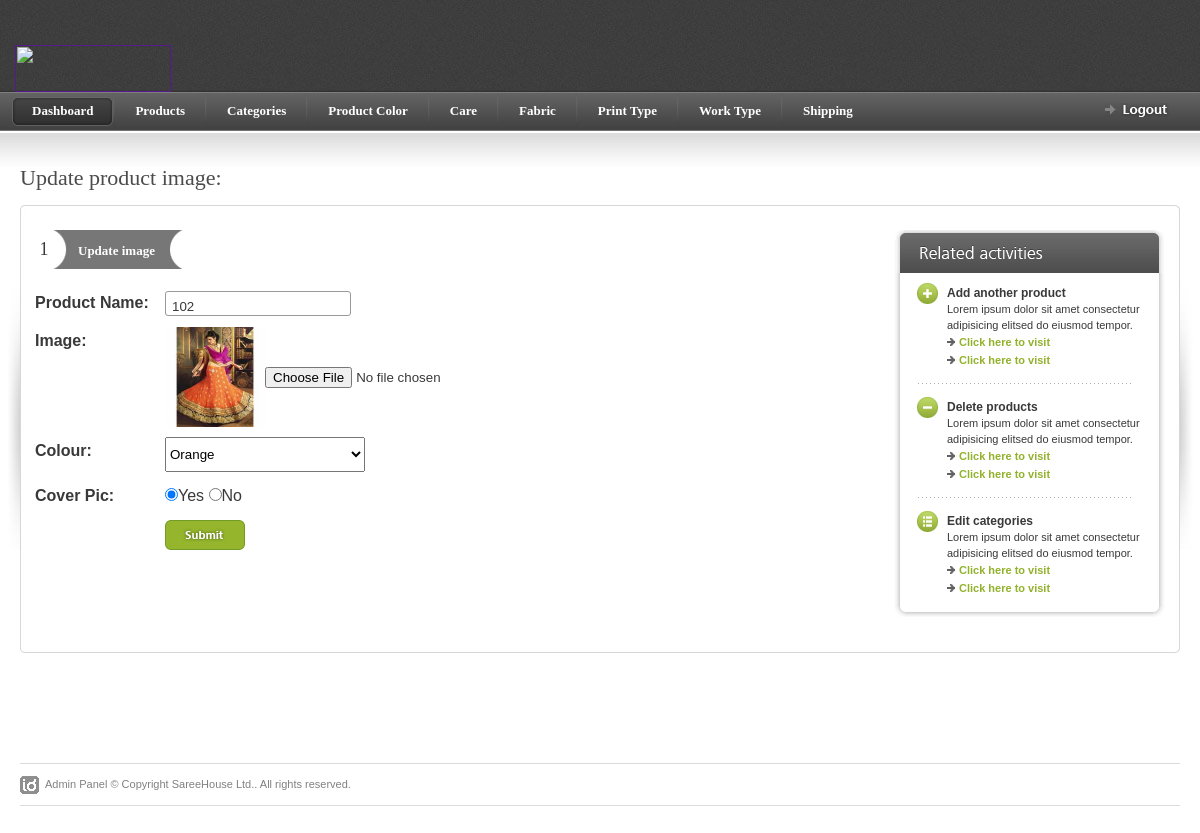
The app's page /admin/edit_productimage.php?edit=15 (signed in) with its own data.
### tables this page shows
CREATE TABLE IF NOT EXISTS `product_image` (
  `id` int(30) NOT NULL,
  `product_id` text NOT NULL,
  `image` text NOT NULL,
  `color` text NOT NULL,
  `coverpic` text NOT NULL,
  `product_img_entry_date` varchar(55) NOT NULL,
  `image_update_date` varchar(55) DEFAULT NULL
);

CREATE TABLE IF NOT EXISTS `product_color` (
  `product_color_id` int(30) NOT NULL,
  `product_color_name` text NOT NULL
);

### admin/include.php (called while the page is built, shortened)
<?php
function get_color_name($color)
{
	$query_color_name=mysql_query("select * from  product_color where product_color_id=$color");
	$result_color=mysql_fetch_assoc($query_color_name);
    $color_name=$result_color["product_color_name"];
	return $color_name;
}
?>

### admin/edit_productimage.php (the view, shortened to what this page needs)
<?php
if(!isset($_SESSION['user_name'])){
header("location: login.php");
}
else {
	include("include.php");
?>
<!DOCTYPE html PUBLIC "-//W3C//DTD XHTML 1.0 Strict//EN" "http://www.w3.org/TR/xhtml1/DTD/xhtml1-strict.dtd">
<html xmlns="http://www.w3.org/1999/xhtml">
<head>
<link rel="stylesheet" href="css/screen.css" type="text/css" media="screen" title="default" />
<link rel="stylesheet" href="css/datePicker.css" type="text/css" />
</head>
<body>
<div>
<?php include "topmenu.php" ?>
</div>
<div id="content-outer">
<div id="content">
<div id="page-heading"><h1>Update product image:</h1></div>
<table border="0" width="100%" cellpadding="0" cellspacing="0" id="content-table">
<tr>
	<th rowspan="3" class="sized"><img src="images/shared/side_shadowleft.jpg" width="20" height="300" alt="" /></th>
	<th class="topleft"></th>
	<td id="tbl-border-top">&nbsp;</td>
	<th class="topright"></th>
	<th rowspan="3" class="sized"><img src="images/shared/side_shadowright.jpg" width="20" height="300" alt="" /></th>
</tr>
<tr>
	<td id="tbl-border-left"></td>
	<td>
	<div id="content-table-inner">
	<table border="0" width="100%" cellpadding="0" cellspacing="0">
	<tr valign="top">
	<td>
		<div id="step-holder">
			<div class="step-no">1</div>
			<div class="step-dark-left"><a href="">Update image</a></div>
			<div class="step-dark-right">&nbsp;</div>
		</div>
<?php
if(isset($_GET['edit'])){
	$edit_id = $_GET['edit'];
	$edit_query = "select * from product_image where id='$edit_id'";
	$run_edit=mysql_query($edit_query);
	while($edit_row= mysql_fetch_array($run_edit)){
	$product_id=$edit_row['product_id'];
	$color=$edit_row['color'];
	$coverpic=$edit_row['coverpic'];
	$prev_image=$edit_row['image'];
}
?>
<form method="post" action="edit_productimage.php" enctype="multipart/form-data">
	<table border="0" cellpadding="0" cellspacing="0"  id="id-form">
		<tr>
			<th valign="top">Product Name:</th>
			<td><input type="text" value="<?php echo $product_id; ?>" name="product_title" class="inp-form" /></td>
		</tr>
		<tr>
			<th valign="top">Image:</th>
			<td><input type="file" name="image" style="margin-top:40px;">
			<img src="../img/product/thumb/<?php echo $prev_image;?>" width="100" height="100" style="float:left;">
			</td>
		</tr>
		<tr>
			<th valign="top">Colour:</th>
			<td >
			 <select name="" value="<?php echo get_color_name($color);?>"style="width:200px;height:35px">
			<option value="<?php echo get_color_name($color);?>"><?php echo get_color_name($color);?></option>
			</select>	</br>
			</td>
		</tr>
		<tr>
			<th valign="top">Cover Pic:</th>
			<td>
			<input type="radio" name="coverpic" value="1" <?php if ($coverpic == '1') echo 'checked="checked"'; ?>>Yes
			<input type="radio" name="coverpic" value="0" <?php if ($coverpic == '0') echo 'checked="checked"'; ?>>No
			</td>
		</tr>
		<tr>
				<th>&nbsp;</th>
				<td valign="top">
					<input type="submit" name="update" class="form-submit" />
				</td>
		</tr>
	</table>
	</form>
<?php } ?>
	</td>
	<td>
	<div id="related-activities">
		<div id="related-act-top">
		<img src="images/forms/header_related_act.gif" width="271" height="43" alt="" />
		</div>
		<div id="related-act-bottom">
			<div id="related-act-inner">
				<div class="left"><a href=""><img src="images/forms/icon_plus.gif" width="21" height="21" alt="" /></a></div>
				<div class="right">
					<h5>Add another product</h5>
					Lorem ipsum dolor sit amet consectetur
					adipisicing elitsed do eiusmod tempor.
					<ul class="greyarrow">
						<li><a href="">Click here to visit</a></li>
						<li><a href="">Click here to visit</a> </li>
					</ul>
				</div>
				<div class="lines-dotted-short"></div>
				<div class="left"><a href=""><img src="images/forms/icon_minus.gif" width="21" height="21" alt="" /></a></div>
				<div class="right">
					<h5>Delete products</h5>
					Lorem ipsum dolor sit amet consectetur
					adipisicing elitsed do eiusmod tempor.
					<ul class="greyarrow">
						<li><a href="">Click here to visit</a></li>
						<li><a href="">Click here to visit</a> </li>
					</ul>
				</div>
				<div class="lines-dotted-short"></div>
				<div class="left"><a href=""><img src="images/forms/icon_edit.gif" width="21" height="21" alt="" /></a></div>
				<div class="right">
					<h5>Edit categories</h5>
					Lorem ipsum dolor sit amet consectetur
					adipisicing elitsed do eiusmod tempor.
					<ul class="greyarrow">
						<li><a href="">Click here to visit</a></li>
						<li><a href="">Click here to visit</a> </li>
					</ul>
				</div>
			</div>
		</div>
	</div>
</td>
</tr>
<tr>
<td><img src="images/shared/blank.gif" width="695" height="1" alt="blank" /></td>
<td></td>
</tr>
</table>
</div>
</td>
<td id="tbl-border-right"></td>
</tr>
<tr>
	<th class="sized bottomleft"></th>
	<td id="tbl-border-bottom">&nbsp;</td>
	<th class="sized bottomright"></th>
</tr>
</table>
</div>
</div>
<?php include "footer.php" ?>
</body>
</html>
<?php } ?>

### admin/css/screen.css (style rules this page uses)
* { margin: 0; padding: 0; }
html, body { height: 100%; }
body { background: #fff; color: #393939; font-family: Arial; font-size: 0px; line-height: 0; }
#content-outer { background: url(../images/shared/content_repeat.jpg) repeat-x; }
#content { color: #333; font-family: Arial, Helvetica, sans-serif; font-size: 12px; line-height: 18px; margin: 0 auto 0 auto; max-width: 1260px; min-width: 780px; padding: 35px 0px 30px 0px; }
#content-table { font-size: 0px; line-height: 0px; }
#content-table th.sized { height: 15px; width: 15px; padding: 0; margin: 0; font-size: 0px; line-height: 0px; }
#content-table-inner { font-size: 12px; line-height: 12px; padding: 10px 0 20px 0; }
#tbl-border-top { background: url(../images/shared/border_bit.jpg) top repeat-x; line-height: 0;font-size: 0px; height: 15px; }
#tbl-border-bottom { background: url(../images/shared/border_bit.jpg) bottom repeat-x; line-height: 0;font-size: 0px; height: 15px; }
#tbl-border-left { background: url(../images/shared/border_bit.jpg) left repeat-y; }
#tbl-border-right { background: url(../images/shared/border_bit.jpg) right repeat-y; }
.topleft { background: url(../images/shared/corner_top_left.jpg) no-repeat; width:15px; height:15px; }
.topright { background: url(../images/shared/corner_top_right.jpg) no-repeat; width:15px; height:15px; }
.bottomleft { background: url(../images/shared/corner_bottom_left.jpg) no-repeat; width:15px; height:15px; }
.bottomright { background: url(../images/shared/corner_bottom_right.jpg) no-repeat; width:15px; height:15px; }
#page-heading { margin: 0 0 15px 20px; }
h1 { color: #4b4b4b; font-family: Tahoma; font-size: 22px; line-height: 24px; font-weight: normal; }
#related-activities { float: right; font-size: 0px; line-height: 0; width: 271px; }
#related-act-top { font-size: 0px; line-height: 0; }
#related-act-bottom { background: url(../images/forms/bg_related_act.gif) no-repeat bottom; font-size: 0px; line-height: 0; }
#related-act-inner { font-size: 11px; line-height: 16px; margin: 0 auto 0px auto; padding: 10px 0 20px 0; width: 225px; }
#related-act-inner .left { float: left; width: 30px; }
#related-act-inner .right { float: left; width: 195px; padding: 2px 0 0 0; }
#related-act-inner .right h5 { color: #393939; font-size: 12px; }
ul.greyarrow { list-style-type: none; }
ul.greyarrow li { background: url(../images/forms/icon_list_arrow.gif) no-repeat 0 5px; line-height: 18px; padding: 0 0 0 12px; }
ul.greyarrow li a { color: #92b22c; font-weight: bold; }
.lines-dotted-short { background: url(../images/forms/lines_dotted_short.gif) no-repeat 0px 14px; font-size: 0px; height: 28px; line-height: 0; }
.form-submit { background: url(../images/forms/form_submit.gif) no-repeat; border: none; cursor: pointer; display: block; float: left; height: 30px; margin: 0 4px 0 0; padding: 0; text-indent: -3000px; width: 80px; }
.inp-form { background: url(../images/forms/form_inp.gif) no-repeat; border: none; color: #393939; height: 25px; padding: 6px 6px 0 6px; width: 186px; }
#id-form td { padding: 0 0 10px 0; }
#id-form th { line-height: 28px; min-width: 130px; padding: 0 0 10px 0; text-align: left; width: 130px; }
#step-holder { font-family: Tahoma; height:39px; margin-bottom: 20px; }
.step-no { float:left; height:29px; width:18px; font-size: 18px; line-height: 18px; padding:10px 0 0 0; text-align: center; }
.step-dark-left { float:left; background: url(../images/forms/step_dark_left.gif) no-repeat; height:27px; padding:13px 15px 0 25px; font-size: 13px; color:#fff; font-weight: bold; }
.step-dark-left a { font-size: 13px; color:#fff; font-weight: bold; }
.step-dark-right { float:left; width:12px; background: url(../images/forms/step_dark_right.gif) no-repeat; height:39px; }
table { border-collapse: collapse; }
a { outline: none; text-decoration: none; }
img { border: 0; }
form { margin: 0; padding: 0; }
.inp-form { background: none; border: medium none; color: #393939; height: 25px; padding: 6px 6px 0; width: 186px; border: 1px solid #999; border-radius: 3px; }

### records on screen
product_image: product_title "102", image (picture), color.product_color_name "Orange", coverpic "☑"
